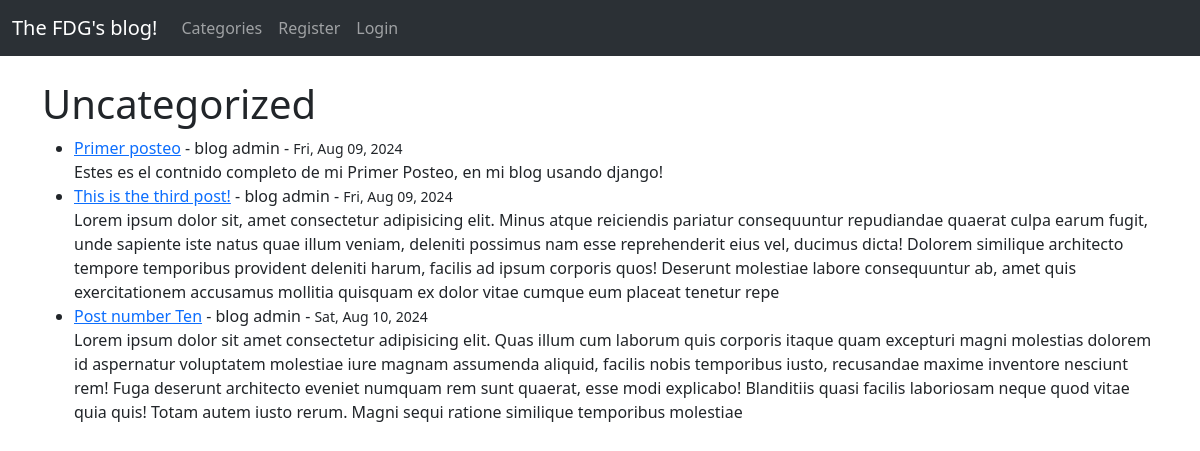
The page /category/uncategorized/ on the database its author committed.
### fdgblog/models.py (models this page shows, shortened)
class Post(models.Model):
    title = models.CharField(max_length=255)
    title_tag = models.CharField(max_length=255)
    author = models.ForeignKey(User, on_delete=models.CASCADE)
    content = models.TextField()
    created = models.DateTimeField(auto_now_add=True)
    modified = models.DateTimeField(auto_now=True)
    category = models.CharField(max_length=255, default="uncategorized")
    def get_formatted_created(self):
        return self.created.strftime("%a, %b %d, %Y")  # Example format

### fdgblog/views.py (the view)
# urls.py: path('category/<str:cats>/', CategoryView, name='categories'),
def CategoryView(request, cats):
    category_posts = Post.objects.filter(category=cats.replace('-', ' '))
    return render(request, 'categories.html', {'cats': cats.title().replace('-', ' '), 'category_posts': category_posts})

### fdgblog/templates/categories.html (shortened to what this page needs)
{% extends 'base.html' %}
{% block content %}
    {% if category_posts %}
        <h1>{{ cats }}</h1>
        <ul>
            {% for post in category_posts %}
                <li><a href="{% url 'article_details' post.pk %}">{{ post.title}}</a>
                    - {{ post.author.first_name}} {{ post.author.last_name}}
                    - <small>{{ post.get_formatted_created }}</small>
                <br/>
                {{ post.content|slice:":500" }}
                </li>
        {% endfor %}
        </ul>
    {% else %}
        <h2>This page does not exist!</h2>
    {% endif %}
{% endblock %}

### rows shown on the page
Post: title "Primer posteo", author.first_name "blog", author.last_name "admin", get_formatted_created "Fri, Aug 09, 2024", content "Estes es el contnido completo de mi Primer Posteo, en mi blog usando django!"
Post: title "This is the third post!", author.first_name "blog", author.last_name "admin", get_formatted_created "Fri, Aug 09, 2024", content "Lorem ipsum dolor sit, amet consectetur adipisicing elit. Minus atque reiciendis pariatur consequuntur repudiandae quaerat culpa earum fugit, unde sapiente iste natus quae illum veniam, deleniti possimus nam esse reprehenderit eius vel, ducimus dicta! Dolorem similique architecto tempore temporibus provident deleniti harum, facilis ad ipsum corporis quos! Deserunt molestiae labore consequuntur ab, amet quis exercitationem accusamus mollitia quisquam ex dolor vitae cumque eum placeat tenetur repe"
Post: title "Post number Ten", author.first_name "blog", author.last_name "admin", get_formatted_created "Sat, Aug 10, 2024", content "Lorem ipsum dolor sit amet consectetur adipisicing elit. Quas illum cum laborum quis corporis itaque quam excepturi magni molestias dolorem id aspernatur voluptatem molestiae iure magnam assumenda aliquid, facilis nobis temporibus iusto, recusandae maxime inventore nesciunt rem! Fuga deserunt architecto eveniet numquam rem sunt quaerat, esse modi explicabo! Blanditiis quasi facilis laboriosam neque quod vitae quia quis! Totam autem iusto rerum. Magni sequi ratione similique temporibus molestiae"

### other values the page prints
{{ cats }} "Uncategorized"
